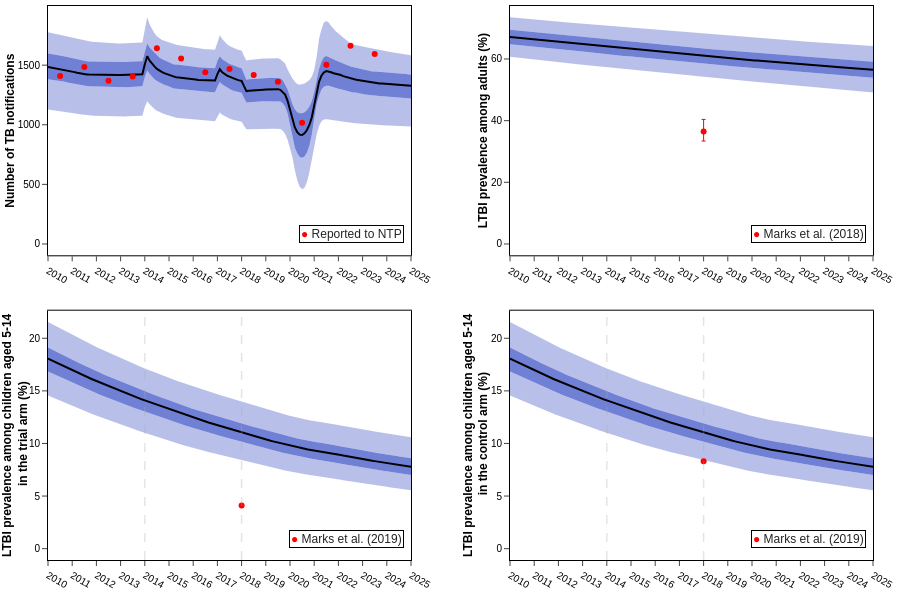

Source (notebook cell):
### Code cell
plot_output_ranges(base_quantiles,targets,['notification','percentage_latent_adults', 'school_aged_latentXact3_trial', 'school_aged_latentXact3_control'],indicator_names,indicator_legends,2,2010,2025, option='camau') #.write_image(DOCS_PATH /'camau/targets.png', scale=3)

### Figure 1 — Plotly figure (JSON) as saved in the notebook; plotly's stock layout.template omitted (floating-point values rounded to 4 significant figures; data arrays with more than 128 entries replaced by an {"elided": "..."} marker saying what was removed)
{"data": [{"fill": "tonexty", "fillcolor": "rgba(0,30,180,0.0)", "line": {"width": 0}, "name": "0.025", "showlegend": false, "type": "scatter", "x": {"elided": "151 float values"}, "xaxis": "x", "y": {"elided": "151 float values"}, "yaxis": "y"}, {"fill": "tonexty", "fillcolor": "rgba(0,30,180,0.27999999999999997)", "line": {"width": 0}, "name": "0.25", "showlegend": false, "type": "scatter", "x": {"elided": "151 float values"}, "xaxis": "x", "y": {"elided": "151 float values"}, "yaxis": "y"}, {"fill": "tonexty", "fillcolor": "rgba(0,30,180,0.5599999999999999)", "line": {"width": 0}, "name": "0.5", "showlegend": false, "type": "scatter", "x": {"elided": "151 float values"}, "xaxis": "x", "y": {"elided": "151 float values"}, "yaxis": "y"}, {"fill": "tonexty", "fillcolor": "rgba(0,30,180,0.5599999999999999)", "line": {"width": 0}, "name": "0.75", "showlegend": false, "type": "scatter", "x": {"elided": "151 float values"}, "xaxis": "x", "y": {"elided": "151 float values"}, "yaxis": "y"}, {"fill": "tonexty", "fillcolor": "rgba(0,30,180,0.27999999999999997)", "line": {"width": 0}, "name": "0.975", "showlegend": false, "type": "scatter", "x": {"elided": "151 float values"}, "xaxis": "x", "y": {"elided": "151 float values"}, "yaxis": "y"}, {"line": {"color": "black"}, "name": "Median", "showlegend": false, "type": "scatter", "x": {"elided": "151 float values"}, "xaxis": "x", "y": {"elided": "151 float values"}, "yaxis": "y"}, {"marker": {"color": "red", "size": 6}, "mode": "markers", "name": "", "showlegend": false, "type": "scatter", "x": [2010.0, 2012.0, 2012.0, 2014.0, 2014.0, 2016.0, 2016.0, 2018.0, 2018.0, 2020.0, 2020.0, 2022.0, 2022.0, 2024.0], "xaxis": "x", "y": [1409, 1485, 1369, 1405, 1642, 1555, 1440, 1468, 1417, 1360, 1016, 1503, 1663, 1593], "yaxis": "y"}, {"fill": "tonexty", "fillcolor": "rgba(0,30,180,0.0)", "line": {"width": 0}, "name": "0.025", "showlegend": false, "type": "scatter", "x": {"elided": "151 float values"}, "xaxis": "x2", "y": {"elided": "151 float values"}, "yaxis": "y2"}, {"fill": "tonexty", "fillcolor": "rgba(0,30,180,0.27999999999999997)", "line": {"width": 0}, "name": "0.25", "showlegend": false, "type": "scatter", "x": {"elided": "151 float values"}, "xaxis": "x2", "y": {"elided": "151 float values"}, "yaxis": "y2"}, {"fill": "tonexty", "fillcolor": "rgba(0,30,180,0.5599999999999999)", "line": {"width": 0}, "name": "0.5", "showlegend": false, "type": "scatter", "x": {"elided": "151 float values"}, "xaxis": "x2", "y": {"elided": "151 float values"}, "yaxis": "y2"}, {"fill": "tonexty", "fillcolor": "rgba(0,30,180,0.5599999999999999)", "line": {"width": 0}, "name": "0.75", "showlegend": false, "type": "scatter", "x": {"elided": "151 float values"}, "xaxis": "x2", "y": {"elided": "151 float values"}, "yaxis": "y2"}, {"fill": "tonexty", "fillcolor": "rgba(0,30,180,0.27999999999999997)", "line": {"width": 0}, "name": "0.975", "showlegend": false, "type": "scatter", "x": {"elided": "151 float values"}, "xaxis": "x2", "y": {"elided": "151 float values"}, "yaxis": "y2"}, {"line": {"color": "black"}, "name": "Median", "showlegend": false, "type": "scatter", "x": {"elided": "151 float values"}, "xaxis": "x2", "y": {"elided": "151 float values"}, "yaxis": "y2"}, {"error_y": {"array": [3.9], "arrayminus": [3.1], "color": "red", "symmetric": false, "thickness": 1, "type": "data", "width": 2}, "marker": {"color": "red", "size": 6}, "mode": "markers", "name": "", "showlegend": false, "type": "scatter", "x": [2018], "xaxis": "x2", "y": [36.5], "yaxis": "y2"}, {"fill": "tonexty", "fillcolor": "rgba(0,30,180,0.0)", "line": {"width": 0}, "name": "0.025", "showlegend": false, "type": "scatter", "x": {"elided": "151 float values"}, "xaxis": "x3", "y": {"elided": "151 float values"}, "yaxis": "y3"}, {"fill": "tonexty", "fillcolor": "rgba(0,30,180,0.27999999999999997)", "line": {"width": 0}, "name": "0.25", "showlegend": false, "type": "scatter", "x": {"elided": "151 float values"}, "xaxis": "x3", "y": {"elided": "151 float values"}, "yaxis": "y3"}, {"fill": "tonexty", "fillcolor": "rgba(0,30,180,0.5599999999999999)", "line": {"width": 0}, "name": "0.5", "showlegend": false, "type": "scatter", "x": {"elided": "151 float values"}, "xaxis": "x3", "y": {"elided": "151 float values"}, "yaxis": "y3"}, {"fill": "tonexty", "fillcolor": "rgba(0,30,180,0.5599999999999999)", "line": {"width": 0}, "name": "0.75", "showlegend": false, "type": "scatter", "x": {"elided": "151 float values"}, "xaxis": "x3", "y": {"elided": "151 float values"}, "yaxis": "y3"}, {"fill": "tonexty", "fillcolor": "rgba(0,30,180,0.27999999999999997)", "line": {"width": 0}, "name": "0.975", "showlegend": false, "type": "scatter", "x": {"elided": "151 float values"}, "xaxis": "x3", "y": {"elided": "151 float values"}, "yaxis": "y3"}, {"line": {"color": "black"}, "name": "Median", "showlegend": false, "type": "scatter", "x": {"elided": "151 float values"}, "xaxis": "x3", "y": {"elided": "151 float values"}, "yaxis": "y3"}, {"marker": {"color": "red", "size": 6}, "mode": "markers", "name": "", "showlegend": false, "type": "scatter", "x": [2018], "xaxis": "x3", "y": [4.1], "yaxis": "y3"}, {"fill": "tonexty", "fillcolor": "rgba(0,30,180,0.0)", "line": {"width": 0}, "name": "0.025", "showlegend": false, "type": "scatter", "x": {"elided": "151 float values"}, "xaxis": "x4", "y": {"elided": "151 float values"}, "yaxis": "y4"}, {"fill": "tonexty", "fillcolor": "rgba(0,30,180,0.27999999999999997)", "line": {"width": 0}, "name": "0.25", "showlegend": false, "type": "scatter", "x": {"elided": "151 float values"}, "xaxis": "x4", "y": {"elided": "151 float values"}, "yaxis": "y4"}, {"fill": "tonexty", "fillcolor": "rgba(0,30,180,0.5599999999999999)", "line": {"width": 0}, "name": "0.5", "showlegend": false, "type": "scatter", "x": {"elided": "151 float values"}, "xaxis": "x4", "y": {"elided": "151 float values"}, "yaxis": "y4"}, {"fill": "tonexty", "fillcolor": "rgba(0,30,180,0.5599999999999999)", "line": {"width": 0}, "name": "0.75", "showlegend": false, "type": "scatter", "x": {"elided": "151 float values"}, "xaxis": "x4", "y": {"elided": "151 float values"}, "yaxis": "y4"}, {"fill": "tonexty", "fillcolor": "rgba(0,30,180,0.27999999999999997)", "line": {"width": 0}, "name": "0.975", "showlegend": false, "type": "scatter", "x": {"elided": "151 float values"}, "xaxis": "x4", "y": {"elided": "151 float values"}, "yaxis": "y4"}, {"line": {"color": "black"}, "name": "Median", "showlegend": false, "type": "scatter", "x": {"elided": "151 float values"}, "xaxis": "x4", "y": {"elided": "151 float values"}, "yaxis": "y4"}, {"marker": {"color": "red", "size": 6}, "mode": "markers", "name": "", "showlegend": false, "type": "scatter", "x": [2018], "xaxis": "x4", "y": [8.3], "yaxis": "y4"}], "layout": {"annotations": [{"bordercolor": "black", "borderwidth": 1, "showarrow": false, "text": "<span style=\"color:red; font-size:12px\">&#9679;</span> <span style=\"font-size:12px\">Reported to NTP</span>", "x": 0.98, "xanchor": "right", "xref": "x domain", "y": 0.05, "yanchor": "bottom", "yref": "y domain"}, {"bordercolor": "black", "borderwidth": 1, "showarrow": false, "text": "<span style=\"color:red; font-size:12px\">&#9679;</span> <span style=\"font-size:12px\">Marks et al. (2018)</span>", "x": 0.98, "xanchor": "right", "xref": "x2 domain", "y": 0.05, "yanchor": "bottom", "yref": "y2 domain"}, {"bordercolor": "black", "borderwidth": 1, "showarrow": false, "text": "<span style=\"color:red; font-size:12px\">&#9679;</span> <span style=\"font-size:12px\">Marks et al. (2019)</span>", "x": 0.98, "xanchor": "right", "xref": "x3 domain", "y": 0.05, "yanchor": "bottom", "yref": "y3 domain"}, {"bordercolor": "black", "borderwidth": 1, "showarrow": false, "text": "<span style=\"color:red; font-size:12px\">&#9679;</span> <span style=\"font-size:12px\">Marks et al. (2019)</span>", "x": 0.98, "xanchor": "right", "xref": "x4 domain", "y": 0.05, "yanchor": "bottom", "yref": "y4 domain"}], "height": 600, "margin": {"b": 40, "l": 10, "r": 5, "t": 5}, "shapes": [{"line": {"color": "darkgray", "dash": "dash", "width": 1.5}, "type": "line", "x0": 2014, "x1": 2014, "xref": "x3", "y0": 0, "y1": 1, "yref": "y3 domain"}, {"line": {"color": "darkgray", "dash": "dash", "width": 1.5}, "type": "line", "x0": 2018, "x1": 2018, "xref": "x3", "y0": 0, "y1": 1, "yref": "y3 domain"}, {"line": {"color": "darkgray", "dash": "dash", "width": 1.5}, "type": "line", "x0": 2014, "x1": 2014, "xref": "x4", "y0": 0, "y1": 1, "yref": "y4 domain"}, {"line": {"color": "darkgray", "dash": "dash", "width": 1.5}, "type": "line", "x0": 2018, "x1": 2018, "xref": "x4", "y0": 0, "y1": 1, "yref": "y4 domain"}], "showlegend": false, "xaxis": {"anchor": "y", "domain": [0, 0.44], "dtick": 1, "range": [2010, 2025], "tick0": 2010, "tickmode": "linear", "title": {"text": ""}}, "xaxis2": {"anchor": "y2", "domain": [0.56, 1], "dtick": 1, "range": [2010, 2025], "tick0": 2010, "tickmode": "linear"}, "xaxis3": {"anchor": "y3", "domain": [0, 0.44], "dtick": 1, "range": [2010, 2025], "tick0": 2010, "tickmode": "linear"}, "xaxis4": {"anchor": "y4", "domain": [0.56, 1], "dtick": 1, "range": [2010, 2025], "tick0": 2010, "tickmode": "linear"}, "yaxis": {"anchor": "x", "domain": [0.55, 1], "range": [-95.06, 1996.0], "title": {"font": {"size": 12}, "standoff": 0, "text": "<b>Number of TB notifications</b>"}}, "yaxis2": {"anchor": "x2", "domain": [0.55, 1], "range": [-3.676, 77.19], "title": {"font": {"size": 12}, "standoff": 0, "text": "<b>LTBI prevalence among adults (%)</b>"}}, "yaxis3": {"anchor": "x3", "domain": [0, 0.45], "range": [-1.077, 22.62], "title": {"font": {"size": 12}, "standoff": 0, "text": "<b>LTBI prevalence among children aged 5-14<br> in the trial arm (%)</b>"}}, "yaxis4": {"anchor": "x4", "domain": [0, 0.45], "range": [-1.077, 22.62], "title": {"font": {"size": 12}, "standoff": 0, "text": "<b>LTBI prevalence among children aged 5-14<br> in the control arm (%)</b>"}}}}
